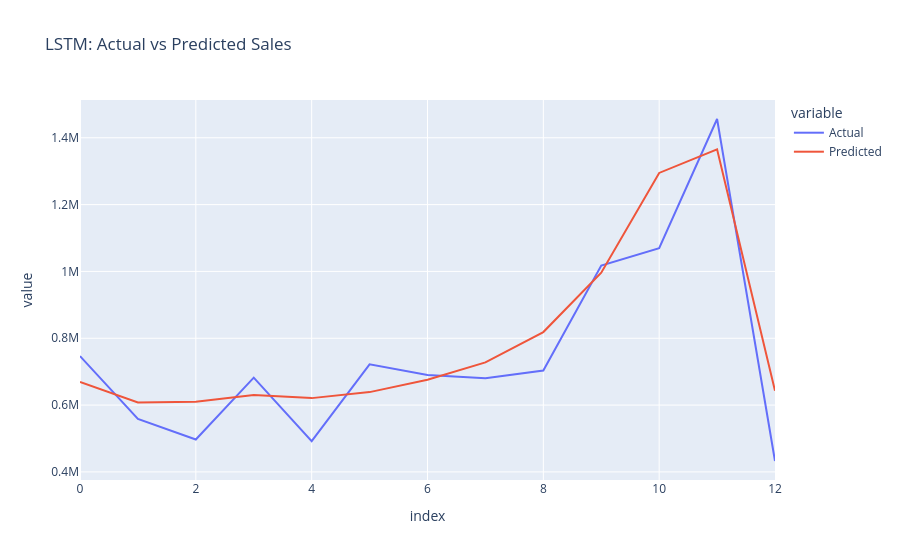

The notebook cell saved with this chart:
### Code cell
import plotly.express as px

fig = px.line(
    comparison,
    title="LSTM: Actual vs Predicted Sales"
)

fig.show()

### Figure 1 — Plotly figure (JSON) as saved in the notebook; plotly's stock layout.template omitted (floating-point values rounded to 4 significant figures)
{"data": [{"hovertemplate": "variable=Actual<br>index=%{x}<br>value=%{y}<extra></extra>", "legendgroup": "Actual", "line": {"color": "#636efa", "dash": "solid"}, "marker": {"symbol": "circle"}, "mode": "lines", "name": "Actual", "orientation": "v", "showlegend": true, "type": "scatter", "x": [0, 1, 2, 3, 4, 5, 6, 7, 8, 9, 10, 11, 12], "xaxis": "x", "y": [746700.0, 558400.0, 497000.0, 682000.0, 492400.0, 722100.0, 690000.0, 680200.0, 703500.0, 1018000.0, 1069000.0, 1456000.0, 432700.0], "yaxis": "y"}, {"hovertemplate": "variable=Predicted<br>index=%{x}<br>value=%{y}<extra></extra>", "legendgroup": "Predicted", "line": {"color": "#EF553B", "dash": "solid"}, "marker": {"symbol": "circle"}, "mode": "lines", "name": "Predicted", "orientation": "v", "showlegend": true, "type": "scatter", "x": [0, 1, 2, 3, 4, 5, 6, 7, 8, 9, 10, 11, 12], "xaxis": "x", "y": [669000.0, 608000.0, 610000.0, 629900.0, 620900.0, 638900.0, 676100.0, 727800.0, 818500.0, 996400.0, 1295000.0, 1365000.0, 643100.0], "yaxis": "y"}], "layout": {"legend": {"title": {"text": "variable"}, "tracegroupgap": 0}, "title": {"text": "LSTM: Actual vs Predicted Sales"}, "xaxis": {"anchor": "y", "domain": [0, 1], "title": {"text": "index"}}, "yaxis": {"anchor": "x", "domain": [0, 1], "title": {"text": "value"}}}}
